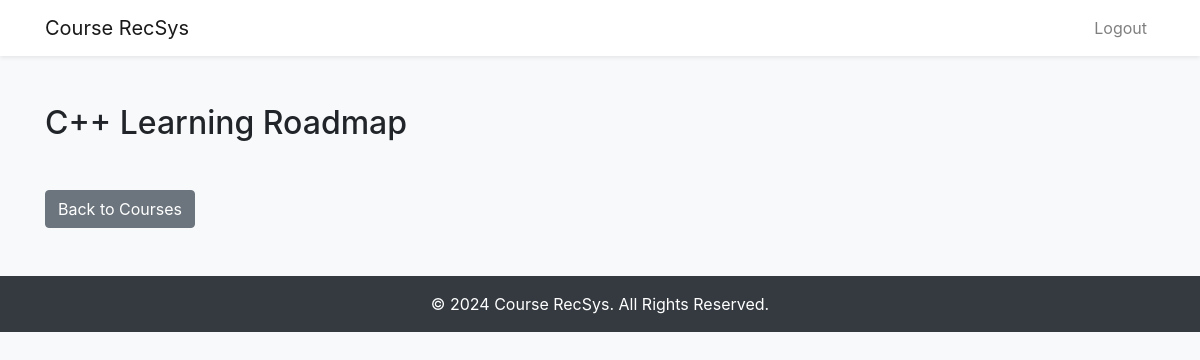
The app's page /roadmap/C++ (signed in), older data.
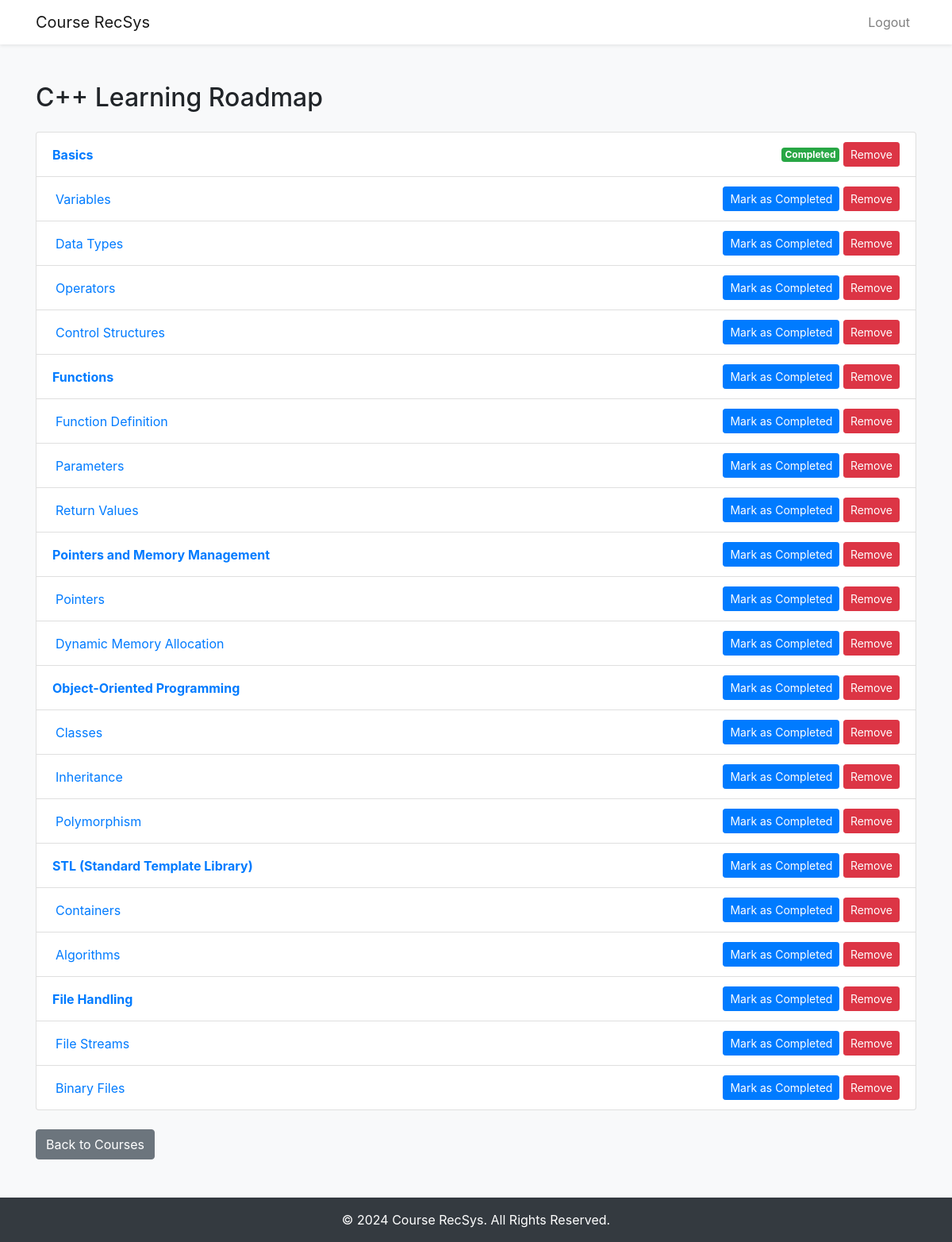
The same page, newer data.
### app.py (models this page shows)
class Roadmap(db.Model):
    id = db.Column(db.Integer, primary_key=True)
    user_id = db.Column(db.Integer, db.ForeignKey('user.id'))
    course_name = db.Column(db.String(150), nullable=False)
    topic = db.Column(db.String(150), nullable=False)  # Main topic
    subtopic = db.Column(db.String(150), nullable=True)  # Subtopic
    completed = db.Column(db.Boolean, default=False)

### app.py (the view)
@app.route('/roadmap/<course_name>', methods=['GET', 'POST'])
@login_required
def roadmap(course_name):
    course_topics = topics.get(course_name, {})
    if request.method == 'POST':
        topic = request.form['topic']
        new_topic = Roadmap(user_id=current_user.id, course_name=course_name, topic=topic, completed=False)
        db.session.add(new_topic)
        db.session.commit()
    roadmap = Roadmap.query.filter_by(user_id=current_user.id, course_name=course_name).all()
    return render_template('roadmap_page.html', course_name=course_name, course_topics=course_topics, roadmap=roadmap)

### app.py (called while the page is built)
@login_manager.user_loader
def load_user(user_id):
    return db.session.get(User, int(user_id))

### templates/roadmap_page.html (shortened to what this page needs)
<!DOCTYPE html>
<html lang="en">
<head>
    <link href="https://stackpath.bootstrapcdn.com/bootstrap/4.5.2/css/bootstrap.min.css" rel="stylesheet">
</head>
<body class="bg-light">
    <nav class="navbar navbar-expand-lg navbar-light bg-white shadow-sm">
        <div class="container">
            <a class="navbar-brand" href="/">Course RecSys</a>
            <div class="collapse navbar-collapse" id="navbarNav">
                <ul class="navbar-nav ml-auto">
                    <li class="nav-item">
                        <a class="nav-link" href="{{ url_for('logout') }}">Logout</a>
                    </li>
                </ul>
            </div>
        </div>
    </nav>
    <div class="container py-5">
        <h2>{{ course_name }} Learning Roadmap</h2>
        <ul class="list-group mt-4">
            {% for item in roadmap %}
                {% if not item.subtopic %}
                    <li class="list-group-item d-flex justify-content-between align-items-center">
                        <strong>
                            <a href="{{ url_for('module_page', course_name=course_name, topic=item.topic, subtopic=item.topic) }}">
                                {{ item.topic }}
                            </a>
                        </strong>
                        <span>
                            {% if item.completed %}
                                <span class="badge badge-success">Completed</span>
                            {% else %}
                                <form action="{{ url_for('complete_topic', roadmap_id=item.id) }}" method="POST" class="d-inline">
                                    <button type="submit" class="btn btn-sm btn-primary">Mark as Completed</button>
                                </form>
                            {% endif %}
                            <form action="{{ url_for('remove_topic', roadmap_id=item.id) }}" method="POST" class="d-inline">
                                <button type="submit" class="btn btn-sm btn-danger">Remove</button>
                            </form>
                        </span>
                    </li>
                {% else %}
                    <li class="list-group-item pl-4 d-flex justify-content-between align-items-center">
                        <span>
                            <a href="{{ url_for('module_page', course_name=course_name, topic=item.topic, subtopic=item.subtopic) }}">
                                {{ item.subtopic }}
                            </a>
                        </span>
                        <span>
                            {% if item.completed %}
                                <span class="badge badge-success">Completed</span>
                            {% else %}
                                <form action="{{ url_for('complete_topic', roadmap_id=item.id) }}" method="POST" class="d-inline">
                                    <button type="submit" class="btn btn-sm btn-primary">Mark as Completed</button>
                                </form>
                            {% endif %}
                            <form action="{{ url_for('remove_topic', roadmap_id=item.id) }}" method="POST" class="d-inline">
                                <button type="submit" class="btn btn-sm btn-danger">Remove</button>
                            </form>
                        </span>
                    </li>
                {% endif %}
            {% endfor %}
        </ul>
        <a href="/" class="btn btn-secondary mt-4">Back to Courses</a>
    </div>
    <footer class="bg-dark text-white text-center py-3 mt-auto">
        <div class="container">
            <p class="mb-0">© 2024 Course RecSys. All Rights Reserved.</p>
        </div>
    </footer>
</body>
</html>

Row changes from the older to the newer data that the page shows:
added Roadmap: topic "Basics", completed "Completed"
added Roadmap: subtopic "Variables"
added Roadmap: subtopic "Data Types"
added Roadmap: subtopic "Operators"
added Roadmap: subtopic "Control Structures"
added Roadmap: topic "Functions"
added Roadmap: subtopic "Function Definition"
added Roadmap: subtopic "Parameters"
added Roadmap: subtopic "Return Values"
added Roadmap: topic "Pointers and Memory Management"
added Roadmap: subtopic "Pointers"
added Roadmap: subtopic "Dynamic Memory Allocation"
added Roadmap: topic "Object-Oriented Programming"
added Roadmap: subtopic "Classes"
added Roadmap: subtopic "Inheritance"
added Roadmap: subtopic "Polymorphism"
added Roadmap: topic "STL (Standard Template Library)"
added Roadmap: subtopic "Containers"
added Roadmap: subtopic "Algorithms"
added Roadmap: topic "File Handling"
added Roadmap: subtopic "File Streams"
added Roadmap: subtopic "Binary Files"
